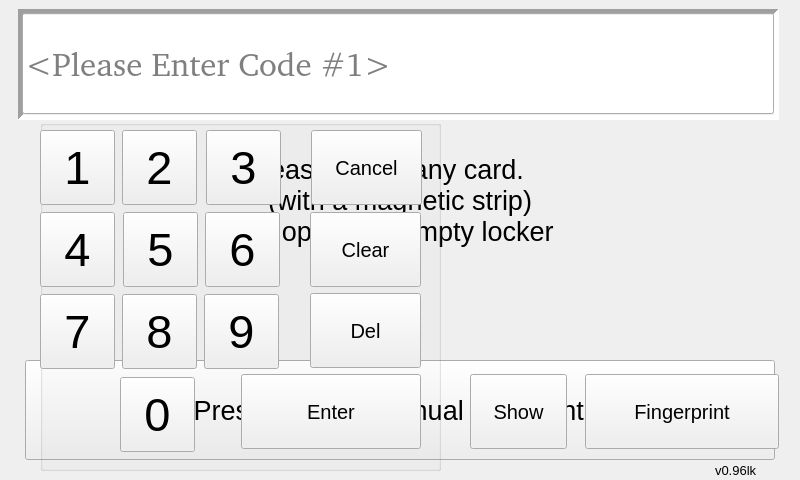
<?xml version="1.0" encoding="UTF-8"?>
<ui version="4.0">
  <class>CFrmUserCode</class>
 <widget class="QDialog" name="CFrmUserCode">
  <property name="geometry">
   <rect>
    <x>0</x>
    <y>0</y>
    <width>800</width>
    <height>480</height>
   </rect>
  </property>
  <property name="focusPolicy">
   <enum>Qt::NoFocus</enum>
  </property>
  <property name="windowTitle">
   <string>Dialog</string>
  </property>
 
 <widget class="QLabel" name="lVersion_label">
  <property name="geometry">
    <rect>
      <x>715</x>
      <y>460</y>
      <width>80</width>
      <height>20</height>
    </rect>
  </property>  
  <property name="font">
    <font>
      <pointsize>10</pointsize>
    </font>
  </property>
  <property name="text">
    <string>v0.96lk</string>
  </property>
 </widget>
 
<widget class="QPushButton" name="lVersion">
  <property name="geometry">
    <rect>
      <x>25</x>
      <y>360</y>
      <width>750</width>
      <height>100</height>
    </rect>
  </property>  
  <property name="font">
    <font>
      <pointsize>20</pointsize>
    </font>
  </property>
  <property name="text">
    <string>Press Here for Manual Code Entry</string>
  </property>
   <property name="focusPolicy">
    <enum>Qt::NoFocus</enum>
   </property>
 </widget>

<widget class="QLabel" name="lMessage">
  <property name="geometry">
    <rect>
      <x>70</x>
      <y>50</y>
      <width>630</width>
      <height>300</height>
    </rect>
  </property>  
  <property name="font">
    <font>
      <pointsize>20</pointsize>
    </font>
  </property>
  <property name="text">
    <string>v1.0f.elms</string>
  </property>
  <property name="text">
    <string>Please swipe any card.
    (with a magnetic strip)
    To open any empty locker</string>
  </property>
  <property name="alignment">
    <set>Qt::AlignCenter</set>
  </property>
</widget>

  <widget class="QGroupBox" name="grpKeypad">
   <property name="enabled">
    <bool>true</bool>
   </property>
   <property name="geometry">
    <rect>
     <x>40</x>
     <y>120</y>
     <width>401</width>
     <height>351</height>
    </rect>
   </property>
   <property name="title">
    <string/>
   </property>
   
   <property name="visible">
     <bool>false</bool>
   </property>
   
   <widget class="QPushButton" name="btn_0">
    <property name="geometry">
     <rect>
      <x>80</x>
      <y>257</y>
      <width>75</width>
      <height>75</height>
     </rect>
    </property>
    <property name="font">
     <font>
      <pointsize>35</pointsize>
     </font>
    </property>
    <property name="focusPolicy">
     <enum>Qt::NoFocus</enum>
    </property>
    <property name="text">
     <string>0</string>
    </property>
    <property name="autoRepeatDelay">
     <number>500</number>
    </property>
    <property name="autoRepeatInterval">
     <number>1000</number>
    </property>    
   <property name="visible">
     <bool>false</bool>
   </property>
   </widget>
   <widget class="QPushButton" name="btn_7">
    <property name="geometry">
     <rect>
      <x>0</x>
      <y>174</y>
      <width>75</width>
      <height>75</height>
     </rect>
    </property>
    <property name="font">
     <font>
      <pointsize>35</pointsize>
     </font>
    </property>
    <property name="focusPolicy">
     <enum>Qt::NoFocus</enum>
    </property>
    <property name="text">
     <string>7</string>
    </property>
    <property name="autoRepeatDelay">
     <number>500</number>
    </property>
    <property name="autoRepeatInterval">
     <number>1000</number>
    </property>
   <property name="visible">
     <bool>false</bool>
   </property>
   </widget>
   <widget class="QPushButton" name="btn_9">
    <property name="geometry">
     <rect>
      <x>164</x>
      <y>174</y>
      <width>75</width>
      <height>75</height>
     </rect>
    </property>
    <property name="font">
     <font>
      <pointsize>35</pointsize>
     </font>
    </property>
    <property name="focusPolicy">
     <enum>Qt::NoFocus</enum>
    </property>
    <property name="text">
     <string>9</string>
    </property>
    <property name="autoRepeatDelay">
     <number>500</number>
    </property>
    <property name="autoRepeatInterval">
     <number>1000</number>
    </property>
   <property name="visible">
     <bool>false</bool>
   </property>
   </widget>
   <widget class="QPushButton" name="btn_5">
    <property name="geometry">
     <rect>
      <x>83</x>
      <y>92</y>
      <width>75</width>
      <height>75</height>
     </rect>
    </property>
    <property name="font">
     <font>
      <pointsize>35</pointsize>
     </font>
    </property>
    <property name="focusPolicy">
     <enum>Qt::NoFocus</enum>
    </property>
    <property name="text">
     <string>5</string>
    </property>
    <property name="autoRepeatDelay">
     <number>500</number>
    </property>
    <property name="autoRepeatInterval">
     <number>1000</number>
    </property>
   <property name="visible">
     <bool>false</bool>
   </property>
   </widget>
   <widget class="QPushButton" name="btn_1">
    <property name="geometry">
     <rect>
      <x>0</x>
      <y>10</y>
      <width>75</width>
      <height>75</height>
     </rect>
    </property>
    <property name="font">
     <font>
      <pointsize>35</pointsize>
     </font>
    </property>
    <property name="focusPolicy">
     <enum>Qt::NoFocus</enum>
    </property>
    <property name="text">
     <string>1</string>
    </property>
    <property name="autoRepeatDelay">
     <number>500</number>
    </property>
    <property name="autoRepeatInterval">
     <number>1000</number>
    </property>
    
   <property name="visible">
     <bool>false</bool>
   </property>
   </widget>
   <widget class="QPushButton" name="btn_3">
    <property name="geometry">
     <rect>
      <x>166</x>
      <y>10</y>
      <width>75</width>
      <height>75</height>
     </rect>
    </property>
    <property name="font">
     <font>
      <pointsize>35</pointsize>
     </font>
    </property>
    <property name="focusPolicy">
     <enum>Qt::NoFocus</enum>
    </property>
    <property name="text">
     <string>3</string>
    </property>
    <property name="autoRepeatDelay">
     <number>500</number>
    </property>
    <property name="autoRepeatInterval">
     <number>1000</number>
    </property>
   <property name="visible">
     <bool>false</bool>
   </property>
   </widget>
   <widget class="QPushButton" name="btn_6">
    <property name="geometry">
     <rect>
      <x>165</x>
      <y>92</y>
      <width>75</width>
      <height>75</height>
     </rect>
    </property>
    <property name="font">
     <font>
      <pointsize>35</pointsize>
     </font>
    </property>
    <property name="focusPolicy">
     <enum>Qt::NoFocus</enum>
    </property>
    <property name="text">
     <string>6</string>
    </property>
    <property name="autoRepeatDelay">
     <number>500</number>
    </property>
    <property name="autoRepeatInterval">
     <number>1000</number>
    </property>
   <property name="visible">
     <bool>false</bool>
   </property>
   </widget>
   <widget class="QPushButton" name="btn_Return">
    <property name="geometry">
     <rect>
      <x>201</x>
      <y>254</y>
      <width>180</width>
      <height>75</height>
     </rect>
    </property>
    <property name="font">
     <font>
      <pointsize>15</pointsize>
     </font>
    </property>
    <property name="focusPolicy">
     <enum>Qt::NoFocus</enum>
    </property>
    <property name="text">
     <string>Enter</string>
    </property>
   <property name="visible">
     <bool>false</bool>
   </property>
   </widget>
   <widget class="QPushButton" name="btn_8">
    <property name="geometry">
     <rect>
      <x>82</x>
      <y>174</y>
      <width>75</width>
      <height>75</height>
     </rect>
    </property>
    <property name="font">
     <font>
      <pointsize>35</pointsize>
     </font>
    </property>
    <property name="focusPolicy">
     <enum>Qt::NoFocus</enum>
    </property>
    <property name="text">
     <string>8</string>
    </property>
    <property name="autoRepeatDelay">
     <number>500</number>
    </property>
    <property name="autoRepeatInterval">
     <number>1000</number>
    </property>
   <property name="visible">
     <bool>false</bool>
   </property>
   </widget>
   <widget class="QPushButton" name="btn_2">
    <property name="geometry">
     <rect>
      <x>82</x>
      <y>10</y>
      <width>75</width>
      <height>75</height>
     </rect>
    </property>
    <property name="font">
     <font>
      <pointsize>35</pointsize>
     </font>
    </property>
    <property name="focusPolicy">
     <enum>Qt::NoFocus</enum>
    </property>
    <property name="text">
     <string>2</string>
    </property>
    <property name="autoRepeatDelay">
     <number>500</number>
    </property>
    <property name="autoRepeatInterval">
     <number>1000</number>
    </property>
   <property name="visible">
     <bool>false</bool>
   </property>
   </widget>
   <widget class="QPushButton" name="btn_Del">
    <property name="geometry">
     <rect>
      <x>270</x>
      <y>173</y>
      <width>111</width>
      <height>75</height>
     </rect>
    </property>
    <property name="font">
     <font>
      <pointsize>15</pointsize>
     </font>
    </property>
    <property name="focusPolicy">
     <enum>Qt::NoFocus</enum>
    </property>
    <property name="text">
     <string>Del</string>
    </property>
   <property name="visible">
     <bool>false</bool>
   </property>
   </widget>
   <widget class="QPushButton" name="btn_4">
    <property name="geometry">
     <rect>
      <x>0</x>
      <y>92</y>
      <width>75</width>
      <height>75</height>
     </rect>
    </property>
    <property name="font">
     <font>
      <pointsize>35</pointsize>
     </font>
    </property>
    <property name="focusPolicy">
     <enum>Qt::NoFocus</enum>
    </property>
    <property name="text">
     <string>4</string>
    </property>
    <property name="autoRepeatDelay">
     <number>500</number>
    </property>
    <property name="autoRepeatInterval">
     <number>1000</number>
    </property>
    
   <property name="visible">
     <bool>false</bool>
   </property>
   </widget>
   <widget class="QPushButton" name="btn_Clear">
    <property name="geometry">
     <rect>
      <x>270</x>
      <y>92</y>
      <width>111</width>
      <height>75</height>
     </rect>
    </property>
    <property name="font">
     <font>
      <pointsize>15</pointsize>
     </font>
    </property>
    <property name="focusPolicy">
     <enum>Qt::NoFocus</enum>
    </property>
    <property name="text">
     <string>Clear</string>
    </property>
   <property name="visible">
     <bool>false</bool>
   </property>
   </widget>
   <widget class="QPushButton" name="btn_Cancel">
    <property name="geometry">
     <rect>
      <x>271</x>
      <y>10</y>
      <width>111</width>
      <height>75</height>
     </rect>
    </property>
    <property name="font">
     <font>
      <pointsize>15</pointsize>
     </font>
    </property>
    <property name="focusPolicy">
     <enum>Qt::NoFocus</enum>
    </property>
    <property name="text">
     <string>Cancel</string>
    </property>
   <property name="visible">
     <bool>false</bool>
   </property>
   </widget>
  </widget>
  <widget class="QFrame" name="frame">
   <property name="geometry">
    <rect>
     <x>18</x>
     <y>9</y>
     <width>761</width>
     <height>111</height>
    </rect>
   </property>
   <property name="focusPolicy">
    <enum>Qt::NoFocus</enum>
   </property>
   <property name="frameShape">
    <enum>QFrame::Panel</enum>
   </property>
   <property name="frameShadow">
    <enum>QFrame::Sunken</enum>
   </property>
   <property name="lineWidth">
    <number>5</number>
   </property>
   
   <property name="visible">
     <bool>false</bool>
   </property>
   
   <widget class="QLineEdit" name="edCode">
    <property name="geometry">
     <rect>
      <x>4</x>
      <y>4</y>
      <width>752</width>
      <height>101</height>
     </rect>
    </property>
    <property name="font">
     <font>
      <family>Bitstream Charter</family>
      <pointsize>25</pointsize>
     </font>
    </property>
    <property name="mouseTracking">
     <bool>false</bool>
    </property>
    <property name="focusPolicy">
     <enum>Qt::StrongFocus</enum>
    </property>
    <property name="contextMenuPolicy">
     <enum>Qt::DefaultContextMenu</enum>
    </property>
    <property name="acceptDrops">
     <bool>false</bool>
    </property>
    <property name="text">
     <string/>
    </property>
    <property name="maxLength">
     <number>5</number>
    </property>
    <property name="echoMode">
     <enum>QLineEdit::Password</enum>
    </property>
    <property name="readOnly">
     <bool>false</bool>
    </property>
    <property name="placeholderText">
     <string>&lt;Please Enter Code #1&gt;</string>
    </property>
   <property name="visible">
     <bool>false</bool>
   </property>
   </widget>
  </widget>
  <widget class="QPushButton" name="btnShowPassword">
   <property name="geometry">
    <rect>
     <x>470</x>
     <y>374</y>
     <width>97</width>
     <height>75</height>
    </rect>
   </property>
   <property name="font">
    <font>
     <pointsize>15</pointsize>
    </font>
   </property>
   <property name="focusPolicy">
    <enum>Qt::NoFocus</enum>
   </property>
   <property name="text">
    <string>Show</string>
   </property>
   <property name="checkable">
    <bool>true</bool>
   </property>
   <property name="checked">
    <bool>false</bool>
   </property>
   <property name="visible">
     <bool>false</bool>
   </property>
  </widget>
  <widget class="QPushButton" name="btnIdentifyFingerPrint">
   <property name="geometry">
    <rect>
     <x>585</x>
     <y>374</y>
     <width>194</width>
     <height>75</height>
    </rect>
   </property>
   <property name="font">
    <font>
     <pointsize>15</pointsize>
    </font>
   </property>
   <property name="text">
    <string>Fingerprint</string>
   </property>
   <property name="checkable">
    <bool>true</bool>
   </property>
   <property name="checked">
    <bool>false</bool>
   </property>
   <property name="focusPolicy">
     <enum>Qt::NoFocus</enum>
   </property>
   <property name="visible">
     <bool>
       false
     </bool>
   </property>
  </widget>
  <widget class="QLabel" name="lblDateTime">
    <property name="visible">
      <bool>false</bool>
    </property>
   <property name="geometry">
    <rect>
     <x>600</x>
     <y>20</y>
     <width>321</width>
     <height>51</height>
    </rect>
   </property>
   <property name="palette">
    <palette>
     <active>
      <colorrole role="WindowText">
       <brush brushstyle="SolidPattern">
        <color alpha="255">
         <red>0</red>
         <green>0</green>
         <blue>0</blue>
        </color>
       </brush>
      </colorrole>
      <colorrole role="Button">
       <brush brushstyle="SolidPattern">
        <color alpha="255">
         <red>0</red>
         <green>0</green>
         <blue>255</blue>
        </color>
       </brush>
      </colorrole>
      <colorrole role="Light">
       <brush brushstyle="SolidPattern">
        <color alpha="255">
         <red>127</red>
         <green>127</green>
         <blue>255</blue>
        </color>
       </brush>
      </colorrole>
      <colorrole role="Midlight">
       <brush brushstyle="SolidPattern">
        <color alpha="255">
         <red>63</red>
         <green>63</green>
         <blue>255</blue>
        </color>
       </brush>
      </colorrole>
      <colorrole role="Dark">
       <brush brushstyle="SolidPattern">
        <color alpha="255">
         <red>0</red>
         <green>0</green>
         <blue>127</blue>
        </color>
       </brush>
      </colorrole>
      <colorrole role="Mid">
       <brush brushstyle="SolidPattern">
        <color alpha="255">
         <red>0</red>
         <green>0</green>
         <blue>170</blue>
        </color>
       </brush>
      </colorrole>
      <colorrole role="Text">
       <brush brushstyle="SolidPattern">
        <color alpha="255">
         <red>0</red>
         <green>0</green>
         <blue>0</blue>
        </color>
       </brush>
      </colorrole>
      <colorrole role="BrightText">
       <brush brushstyle="SolidPattern">
        <color alpha="255">
         <red>255</red>
         <green>255</green>
         <blue>255</blue>
        </color>
       </brush>
      </colorrole>
      <colorrole role="ButtonText">
       <brush brushstyle="SolidPattern">
        <color alpha="255">
         <red>0</red>
         <green>0</green>
         <blue>0</blue>
        </color>
       </brush>
      </colorrole>
      <colorrole role="Base">
       <brush brushstyle="SolidPattern">
        <color alpha="255">
         <red>255</red>
         <green>255</green>
         <blue>255</blue>
        </color>
       </brush>
      </colorrole>
      <colorrole role="Window">
       <brush brushstyle="SolidPattern">
        <color alpha="255">
         <red>0</red>
         <green>0</green>
         <blue>255</blue>
        </color>
       </brush>
      </colorrole>
      <colorrole role="Shadow">
       <brush brushstyle="SolidPattern">
        <color alpha="255">
         <red>0</red>
         <green>0</green>
         <blue>0</blue>
        </color>
       </brush>
      </colorrole>
      <colorrole role="AlternateBase">
       <brush brushstyle="SolidPattern">
        <color alpha="255">
         <red>127</red>
         <green>127</green>
         <blue>255</blue>
        </color>
       </brush>
      </colorrole>
      <colorrole role="ToolTipBase">
       <brush brushstyle="SolidPattern">
        <color alpha="255">
         <red>255</red>
         <green>255</green>
         <blue>220</blue>
        </color>
       </brush>
      </colorrole>
      <colorrole role="ToolTipText">
       <brush brushstyle="SolidPattern">
        <color alpha="255">
         <red>0</red>
         <green>0</green>
         <blue>0</blue>
        </color>
       </brush>
      </colorrole>
     </active>
     <inactive>
      <colorrole role="WindowText">
       <brush brushstyle="SolidPattern">
        <color alpha="255">
         <red>0</red>
         <green>0</green>
         <blue>0</blue>
        </color>
       </brush>
      </colorrole>
      <colorrole role="Button">
       <brush brushstyle="SolidPattern">
        <color alpha="255">
         <red>0</red>
         <green>0</green>
         <blue>255</blue>
        </color>
       </brush>
      </colorrole>
      <colorrole role="Light">
       <brush brushstyle="SolidPattern">
        <color alpha="255">
         <red>127</red>
         <green>127</green>
         <blue>255</blue>
        </color>
       </brush>
      </colorrole>
      <colorrole role="Midlight">
       <brush brushstyle="SolidPattern">
        <color alpha="255">
         <red>63</red>
         <green>63</green>
         <blue>255</blue>
        </color>
       </brush>
      </colorrole>
      <colorrole role="Dark">
       <brush brushstyle="SolidPattern">
        <color alpha="255">
         <red>0</red>
         <green>0</green>
         <blue>127</blue>
        </color>
       </brush>
      </colorrole>
      <colorrole role="Mid">
       <brush brushstyle="SolidPattern">
        <color alpha="255">
         <red>0</red>
         <green>0</green>
         <blue>170</blue>
        </color>
       </brush>
      </colorrole>
      <colorrole role="Text">
       <brush brushstyle="SolidPattern">
        <color alpha="255">
         <red>0</red>
         <green>0</green>
         <blue>0</blue>
        </color>
       </brush>
      </colorrole>
      <colorrole role="BrightText">
       <brush brushstyle="SolidPattern">
        <color alpha="255">
         <red>255</red>
         <green>255</green>
         <blue>255</blue>
        </color>
       </brush>
      </colorrole>
      <colorrole role="ButtonText">
       <brush brushstyle="SolidPattern">
        <color alpha="255">
         <red>0</red>
         <green>0</green>
         <blue>0</blue>
        </color>
       </brush>
      </colorrole>
      <colorrole role="Base">
       <brush brushstyle="SolidPattern">
        <color alpha="255">
         <red>255</red>
         <green>255</green>
         <blue>255</blue>
        </color>
       </brush>
      </colorrole>
      <colorrole role="Window">
       <brush brushstyle="SolidPattern">
        <color alpha="255">
         <red>0</red>
         <green>0</green>
         <blue>255</blue>
        </color>
       </brush>
      </colorrole>
      <colorrole role="Shadow">
       <brush brushstyle="SolidPattern">
        <color alpha="255">
         <red>0</red>
         <green>0</green>
         <blue>0</blue>
        </color>
       </brush>
      </colorrole>
      <colorrole role="AlternateBase">
       <brush brushstyle="SolidPattern">
        <color alpha="255">
         <red>127</red>
         <green>127</green>
         <blue>255</blue>
        </color>
       </brush>
      </colorrole>
      <colorrole role="ToolTipBase">
       <brush brushstyle="SolidPattern">
        <color alpha="255">
         <red>255</red>
         <green>255</green>
         <blue>220</blue>
        </color>
       </brush>
      </colorrole>
      <colorrole role="ToolTipText">
       <brush brushstyle="SolidPattern">
        <color alpha="255">
         <red>0</red>
         <green>0</green>
         <blue>0</blue>
        </color>
       </brush>
      </colorrole>
     </inactive>
     <disabled>
      <colorrole role="WindowText">
       <brush brushstyle="SolidPattern">
        <color alpha="255">
         <red>0</red>
         <green>0</green>
         <blue>127</blue>
        </color>
       </brush>
      </colorrole>
      <colorrole role="Button">
       <brush brushstyle="SolidPattern">
        <color alpha="255">
         <red>0</red>
         <green>0</green>
         <blue>255</blue>
        </color>
       </brush>
      </colorrole>
      <colorrole role="Light">
       <brush brushstyle="SolidPattern">
        <color alpha="255">
         <red>127</red>
         <green>127</green>
         <blue>255</blue>
        </color>
       </brush>
      </colorrole>
      <colorrole role="Midlight">
       <brush brushstyle="SolidPattern">
        <color alpha="255">
         <red>63</red>
         <green>63</green>
         <blue>255</blue>
        </color>
       </brush>
      </colorrole>
      <colorrole role="Dark">
       <brush brushstyle="SolidPattern">
        <color alpha="255">
         <red>0</red>
         <green>0</green>
         <blue>127</blue>
        </color>
       </brush>
      </colorrole>
      <colorrole role="Mid">
       <brush brushstyle="SolidPattern">
        <color alpha="255">
         <red>0</red>
         <green>0</green>
         <blue>170</blue>
        </color>
       </brush>
      </colorrole>
      <colorrole role="Text">
       <brush brushstyle="SolidPattern">
        <color alpha="255">
         <red>0</red>
         <green>0</green>
         <blue>127</blue>
        </color>
       </brush>
      </colorrole>
      <colorrole role="BrightText">
       <brush brushstyle="SolidPattern">
        <color alpha="255">
         <red>255</red>
         <green>255</green>
         <blue>255</blue>
        </color>
       </brush>
      </colorrole>
      <colorrole role="ButtonText">
       <brush brushstyle="SolidPattern">
        <color alpha="255">
         <red>0</red>
         <green>0</green>
         <blue>127</blue>
        </color>
       </brush>
      </colorrole>
      <colorrole role="Base">
       <brush brushstyle="SolidPattern">
        <color alpha="255">
         <red>0</red>
         <green>0</green>
         <blue>255</blue>
        </color>
       </brush>
      </colorrole>
      <colorrole role="Window">
       <brush brushstyle="SolidPattern">
        <color alpha="255">
         <red>0</red>
         <green>0</green>
         <blue>255</blue>
        </color>
       </brush>
      </colorrole>
      <colorrole role="Shadow">
       <brush brushstyle="SolidPattern">
        <color alpha="255">
         <red>0</red>
         <green>0</green>
         <blue>0</blue>
        </color>
       </brush>
      </colorrole>
      <colorrole role="AlternateBase">
       <brush brushstyle="SolidPattern">
        <color alpha="255">
         <red>0</red>
         <green>0</green>
         <blue>255</blue>
        </color>
       </brush>
      </colorrole>
      <colorrole role="ToolTipBase">
       <brush brushstyle="SolidPattern">
        <color alpha="255">
         <red>255</red>
         <green>255</green>
         <blue>220</blue>
        </color>
       </brush>
      </colorrole>
      <colorrole role="ToolTipText">
       <brush brushstyle="SolidPattern">
        <color alpha="255">
         <red>0</red>
         <green>0</green>
         <blue>0</blue>
        </color>
       </brush>
      </colorrole>
     </disabled>
    </palette>
   </property>
   <property name="font">
    <font>
     <pointsize>12</pointsize>
     <underline>false</underline>
    </font>
   </property>
   <property name="text">
    <string/>
   </property>
   <property name="textFormat">
    <enum>Qt::PlainText</enum>
   </property>
  </widget>
  <zorder>frame</zorder>
  <zorder>grpKeypad</zorder>
  <zorder>btnShowPassword</zorder>
  <zorder>lblDateTime</zorder>
</widget>
       
 <resources/>
 <connections/>
</ui>
